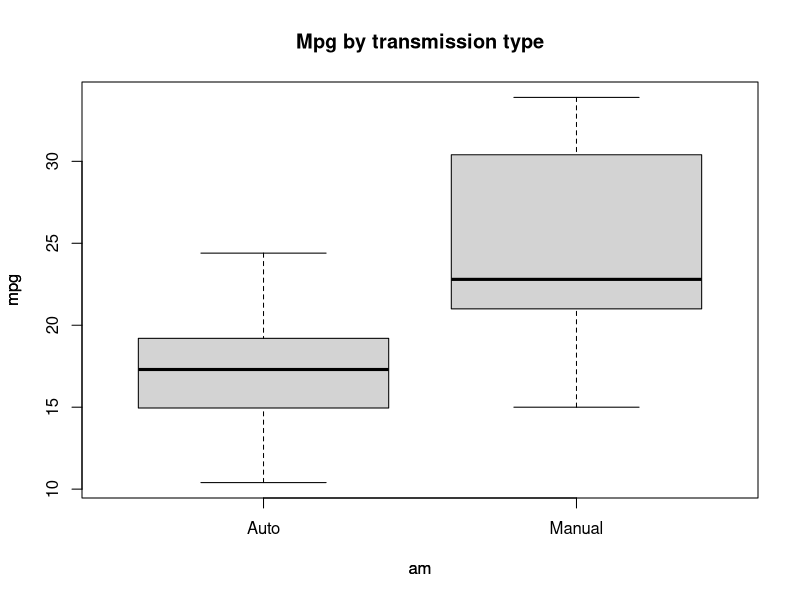
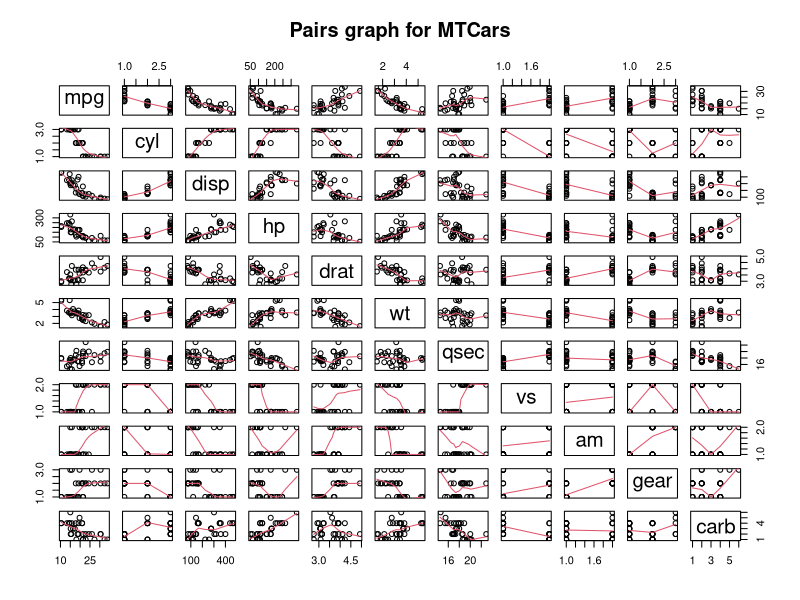
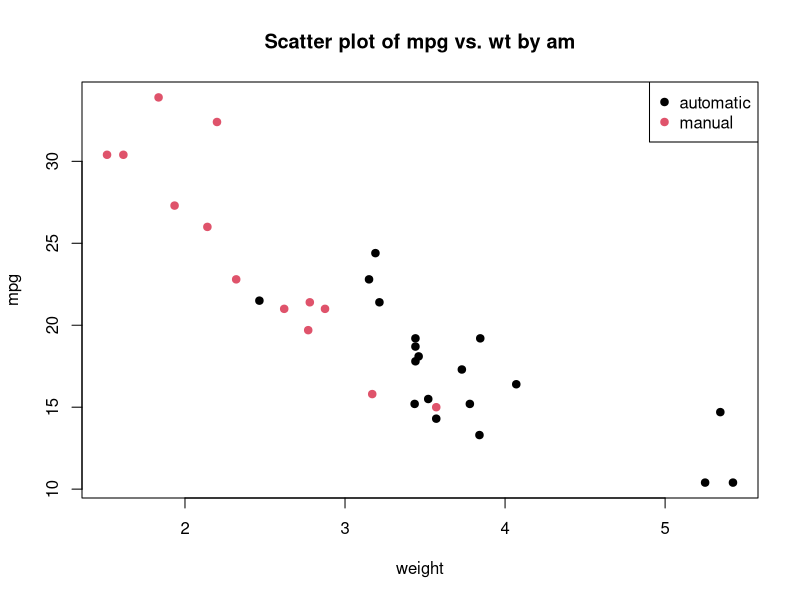
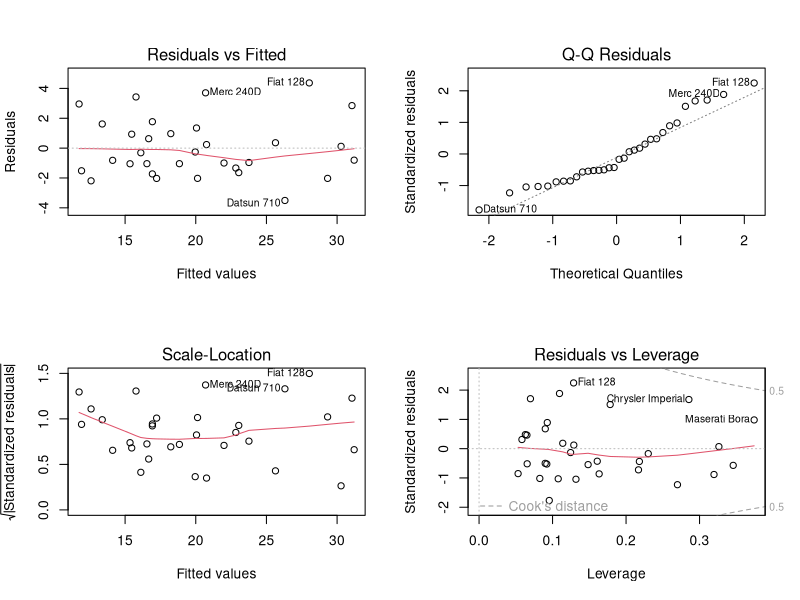

Reproduce these figures in R, in order.
## ---- chunk 1
data(mtcars)
str(mtcars)
## ---- chunk 2
mtcars$cyl <- factor(mtcars$cyl)
mtcars$vs <- factor(mtcars$vs)
mtcars$gear <- factor(mtcars$gear)
mtcars$carb <- factor(mtcars$carb)
mtcars$am <- factor(mtcars$am)
## ---- chunk 3
levels(mtcars$am) <- c("Auto", "Manual")
## ---- chunk 4
t.test(mpg ~ am, data = mtcars)
## ---- chunk 5
wilcox.test(mpg ~ am, data = mtcars)
## ---- chunk 6
model.all <- lm(mpg ~ ., data = mtcars)
n <- nrow(mtcars)
model.init <- step(model.all, direction = "backward", k = log(n))
## ---- chunk 7
summary(model.init)$coefficients
## ---- chunk 8
model <- lm(mpg ~ wt + qsec + am + wt:am, data = mtcars)
summary(model)$coefficients
## ---- chunk 9
anova <- anova(lm(mpg ~ am, data = mtcars), lm(mpg ~ am + wt, data = mtcars), model.init, model)
cbind(anova[1], anova[2], anova[3], anova[4], anova[5], anova[6])
## ---- chunk 10
confint(model)[c(4, 5), ]
## ---- chunk 11
leverage <- hatvalues(model)
## ---- chunk 12
leverage[which(leverage > 0.5)]
## ---- chunk 13
influential <- dfbetas(model)
## ---- chunk 14
influential[which(abs(influential) > 1)]
## ---- chunk 15
plot(mpg ~ am, data = mtcars)
title(main = "Mpg by transmission type", xlab = "am", ylab = "mpg")
## ---- chunk 16
pairs(mtcars, panel = panel.smooth, main = "Pairs graph for MTCars")
## ---- chunk 17
plot(mtcars$wt, mtcars$mpg, col = mtcars$am, pch = 19, xlab = "weight", ylab = "mpg")
title(main = "Scatter plot of mpg vs. wt by am")
legend("topright", c("automatic", "manual"), col = 1:2, pch = 19)
## ---- chunk 18
par(mfrow = c(2, 2))
plot(model)
